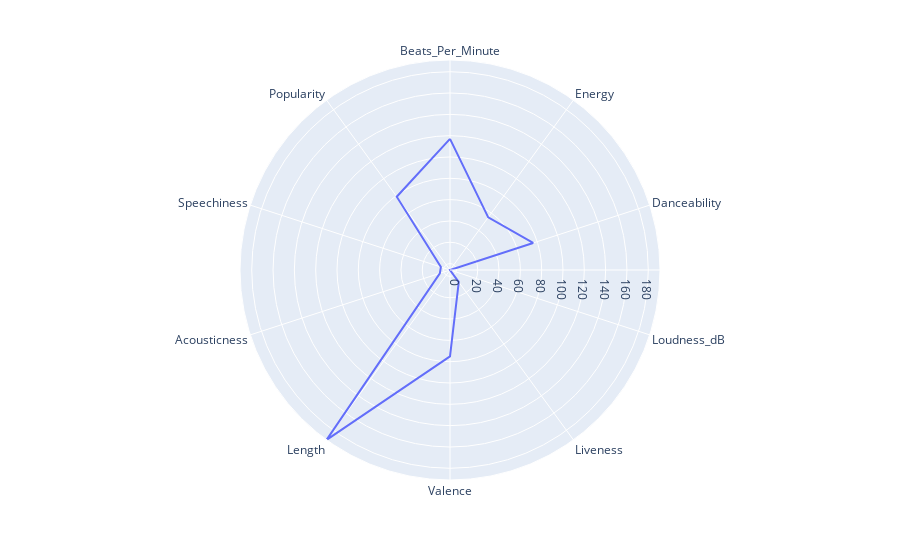

Notebook code for this chart:
### Code cell
senorita = pd.DataFrame(dict( r= new_list[0],theta= list(new_df)))

fig = px.line_polar(senorita, r='r', theta='theta', line_close=True)
fig.show()

### Figure 1 — Plotly figure (JSON) as saved in the notebook; plotly's stock layout.template omitted (floating-point values rounded to 4 significant figures)
{"data": [{"hoverlabel": {"namelength": 0}, "hovertemplate": "r=%{r}<br>theta=%{theta}", "legendgroup": "", "line": {"color": "#636efa", "dash": "solid"}, "mode": "lines", "name": "", "r": [117, 55, 76, -6, 8, 75, 191, 4, 3, 79, 117], "showlegend": false, "subplot": "polar", "theta": ["Beats_Per_Minute", "Energy", "Danceability", "Loudness_dB", "Liveness", "Valence", "Length", "Acousticness", "Speechiness", "Popularity", "Beats_Per_Minute"], "type": "scatterpolar"}], "layout": {"legend": {"tracegroupgap": 0}, "margin": {"t": 60}, "polar": {"angularaxis": {"direction": "clockwise", "rotation": 90}, "domain": {"x": [0, 1], "y": [0, 1]}}}}
